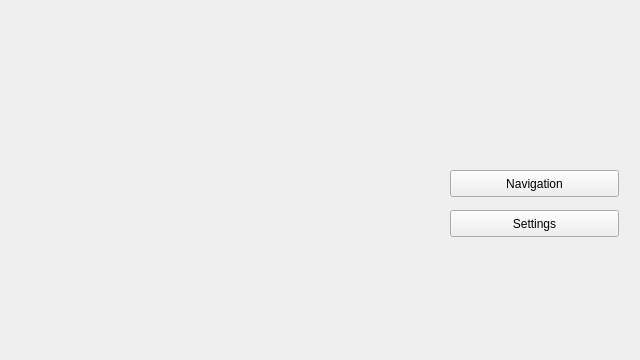
<?xml version="1.0" encoding="UTF-8"?>
<ui version="4.0">
 <class>MainWindow</class>
 <widget class="QMainWindow" name="MainWindow">
  <property name="geometry">
   <rect>
    <x>0</x>
    <y>0</y>
    <width>640</width>
    <height>360</height>
   </rect>
  </property>
  <property name="maximumSize">
   <size>
    <width>1280</width>
    <height>720</height>
   </size>
  </property>
  <property name="baseSize">
   <size>
    <width>1280</width>
    <height>720</height>
   </size>
  </property>
  <property name="windowTitle">
   <string>Infotainment</string>
  </property>
  <widget class="QWidget" name="centralWidget">
   <widget class="QPushButton" name="pushButtonNavigation">
    <property name="geometry">
     <rect>
      <x>450</x>
      <y>170</y>
      <width>169</width>
      <height>27</height>
     </rect>
    </property>
    <property name="text">
     <string>Navigation</string>
    </property>
   </widget>
   <widget class="QPushButton" name="pushButtonCarSettings">
    <property name="geometry">
     <rect>
      <x>450</x>
      <y>210</y>
      <width>169</width>
      <height>27</height>
     </rect>
    </property>
    <property name="text">
     <string>Settings</string>
    </property>
   </widget>
  </widget>
 </widget>
 <layoutdefault spacing="6" margin="11"/>
 <resources/>
 <connections/>
</ui>
